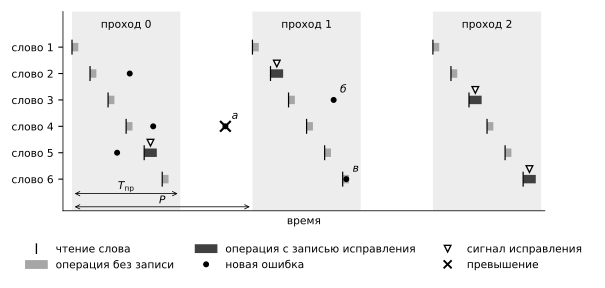

Python code for this plot:
"""Рисунок 2.8 — временная диаграмма последовательного контроля (схема, без числовых данных).

Повтор из корня репозитория: python3 thesis/figures/ch2/fig2_08_timeline.py
Выход: thesis/figures/ch2/fig2_08_timeline.svg
"""
import sys
from pathlib import Path

sys.path.insert(0, str(Path(__file__).resolve().parent))
from common import CM, plt, save  # noqa: E402

W, P, SLOT, T_PR = 6, 1.0, 0.1, 0.6          # схема: 6 слов, период P, проход короче периода
READ, WRITE = 0.035, 0.07                     # длительность операции без записи и с записью
y = {w: W - w for w in range(1, W + 1)}       # слово 1 сверху


def r(w, k):
    return k * P + (w - 1) * SLOT


hits = [(2, 0.32), (5, 0.25), (4, 0.45), (4, 0.85), (3, 1.45), (6, 1.52)]
writes = {(5, 0), (2, 1), (3, 2), (6, 2)}     # операции, в которых записывается исправление
signals = [(5, 0), (2, 1), (3, 2), (6, 2)]

fig, ax = plt.subplots(figsize=(16 * CM, 7.6 * CM))
for k in range(3):
    ax.axvspan(k * P, k * P + T_PR, color="0.93", lw=0)
    ax.text(k * P + T_PR / 2, W - 0.35, f"проход {k}", ha="center", va="bottom")
    for w in range(1, W + 1):
        t = r(w, k)
        dur = WRITE if (w, k) in writes else READ
        ax.add_patch(plt.Rectangle((t, y[w] - 0.16), dur, 0.32, color="0.25" if (w, k) in writes else "0.65", lw=0))
        ax.plot([t, t], [y[w] - 0.26, y[w] + 0.26], color="black", lw=0.9)
for w, s in hits:
    ax.plot(s, y[w], "o", color="black", ms=3.5)
for w, k in signals:
    ax.plot(r(w, k) + 0.035, y[w] + 0.38, "v", mfc="white", mec="black", ms=5)
ax.plot(0.85, y[4], "x", color="black", ms=8, mew=1.6)
for lab, (xx, yy) in {"а": (0.85, y[4]), "б": (1.45, y[3]), "в": (1.52, y[6])}.items():
    ax.text(xx + 0.035, yy + 0.2, lab, ha="left", va="bottom", fontsize=8, style="italic")
ax.annotate("", xy=(T_PR, -0.55), xytext=(0, -0.55), arrowprops=dict(arrowstyle="<->", lw=0.6))
ax.text(T_PR / 2, -0.5, "$T_{\\mathrm{пр}}$", ha="center", va="bottom")
ax.annotate("", xy=(r(1, 1), -1.05), xytext=(r(1, 0), -1.05), arrowprops=dict(arrowstyle="<->", lw=0.6))
ax.text(P / 2, -1.0, "$P$", ha="center", va="bottom")
ax.set_yticks([y[w] for w in range(1, W + 1)], [f"слово {w}" for w in range(1, W + 1)])
ax.set_xticks([])
ax.set_xlim(-0.05, 2.62)
ax.set_ylim(-1.2, W + 0.35)
ax.set_xlabel("время")
for s in ("top", "right"):
    ax.spines[s].set_visible(False)
leg = [plt.Line2D([], [], color="black", marker="|", ls="", ms=8, label="чтение слова"),
       plt.Rectangle((0, 0), 1, 1, color="0.65", label="операция без записи"),
       plt.Rectangle((0, 0), 1, 1, color="0.25", label="операция с записью исправления"),
       plt.Line2D([], [], color="black", marker="o", ls="", ms=3.5, label="новая ошибка"),
       plt.Line2D([], [], mfc="white", mec="black", marker="v", ls="", ms=5, label="сигнал исправления"),
       plt.Line2D([], [], color="black", marker="x", ls="", ms=6, mew=1.4, label="превышение")]
ax.legend(handles=leg, loc="upper center", bbox_to_anchor=(0.5, -0.12), ncol=3, frameon=False)
fig.tight_layout()
out = Path(__file__).resolve().parent / "fig2_08_timeline"
save(fig, str(out), preview=sys.argv[1] if len(sys.argv) > 1 else None)
